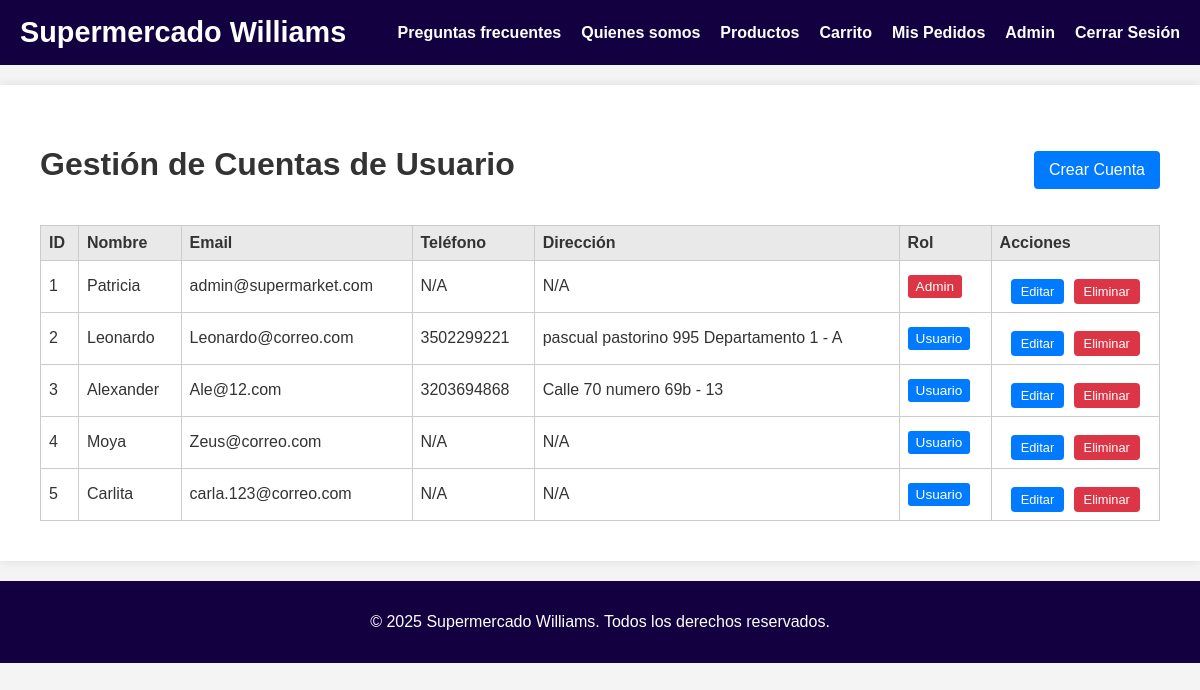
Before: /admin/users (signed in) with the older database file.
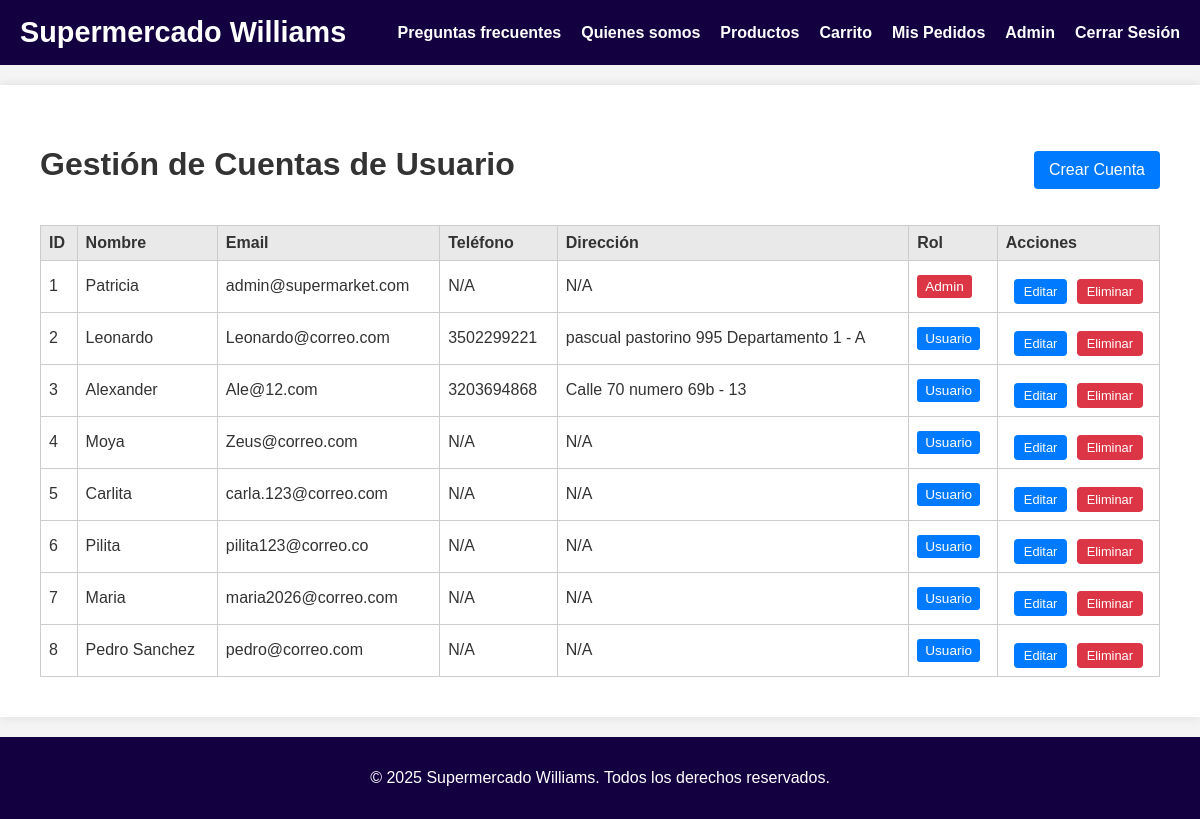
After: the same page with the newer database file.
### models.py (models this page shows, shortened)
class User(db.Model):
    id = db.Column(db.Integer, primary_key=True)
    username = db.Column(db.String(64), unique=True, nullable=False)
    email = db.Column(db.String(120), unique=True, nullable=False)
    password_hash = db.Column(db.String(128))
    phone = db.Column(db.String(20), nullable=True)
    address = db.Column(db.String(256), nullable=True)
    is_admin = db.Column(db.Boolean, default=False)
    @property
    def is_authenticated(self):
        return True

### routes.py (the view)
@app.route('/admin/users')
@login_required
def manage_users():
    if not current_user.is_admin:
        flash('Acceso denegado. Debes ser administrador.', 'danger')
        return redirect(url_for('index'))
    users = User.query.all()
    return render_template('admin/manage_user.html', title='Gestión de Usuarios', users=users)

### routes.py (called while the page is built)
@login_manager.user_loader
def load_user(user_id):
    return User.query.get(int(user_id))

### templates/admin/manage_user.html (shortened to what this page needs)
{% extends "base.html" %}
{% block content %}
<div style="max-width: 1200px; margin: 0 auto; padding: 20px;">
    <div style="display: flex; justify-content: space-between; align-items: center; margin-bottom: 20px;">
        <h1>Gestión de Cuentas de Usuario</h1>
        <a href="{{ url_for('create_user') }}" class="button primary">
             Crear Cuenta
        </a>
    </div>
    {% if users %}
        <table class="admin-table">
            <thead>
                <tr>
                    <th>ID</th>
                    <th>Nombre</th>
                    <th>Email</th>
                    <th>Teléfono</th>
                    <th>Dirección</th>
                    <th>Rol</th>
                    <th>Acciones</th>
                </tr>
            </thead>
            <tbody>
                {% for user in users %}
                    <tr>
                        <td>{{ user.id }}</td>
                        <td>{{ user.username }}</td>
                        <td>{{ user.email }}</td>
                        <td>{{ user.phone if user.phone else 'N/A' }}</td>
                        <td>{{ user.address if user.address else 'N/A' }}</td>
                        <td>
                            {% if user.is_admin %}
                                <span style="background-color: #dc3545; color: white; padding: 4px 8px; border-radius: 3px; font-size: 0.85rem;">Admin</span>
                            {% else %}
                                <span style="background-color: #007bff; color: white; padding: 4px 8px; border-radius: 3px; font-size: 0.85rem;">Usuario</span>
                            {% endif %}
                        </td>
                        <td style="text-align: center;">
                            <a href="{{ url_for('edit_user', user_id=user.id) }}" class="button small" style="margin-right: 5px;">
                                Editar
                            </a>
                            <button type="button" class="button small danger" onclick="if(confirm('¿Estás seguro de que deseas eliminar esta cuenta?')) { document.getElementById('deleteForm{{ user.id }}').submit(); }">
                                Eliminar
                            </button>
                        </td>
                    </tr>
                {% endfor %}
            </tbody>
        </table>
    {% else %}
        <div class="alert alert-info">
            <h4>Sin registros</h4>
            <p>No hay cuentas de usuario registradas aún.</p>
            <p>Haz clic en el botón <strong>"Crear Cuenta"</strong> para registrar la primera cuenta.</p>
        </div>
    {% endif %}
</div>
{% endblock %}

### templates/base.html (shortened to what this page needs)
<!DOCTYPE html>
<html lang="en">
<head>
    <link rel="stylesheet" href="{{ url_for('static', filename='css/style.css') }}">
</head>
<body>
    <header>
        <nav>
            <a href="{{ url_for('index') }}" class="logo"> Supermercado Williams </a>
            <ul>
                <li><a href="{{ url_for('q_and_a') }}">Preguntas frecuentes</a></li>
                <li><a href="{{ url_for('about_us') }}">Quienes somos</a></li>
                <li><a href="{{ url_for('products') }}">Productos</a></li>
                {% if current_user.is_authenticated %}
                    <li><a href="{{ url_for('cart') }}">Carrito</a></li>
                    <li><a href="{{ url_for('orders') }}">Mis Pedidos</a></li>
                    {% if current_user.is_admin %}
                        <li><a href="{{ url_for('admin_dashboard') }}">Admin</a></li>
                    {% endif %}
                    <li><a href="{{ url_for('logout') }}">Cerrar Sesión</a></li>
                {% else %}
                    <li><a href="{{ url_for('login') }}">Iniciar Sesión</a></li>
                    <li><a href="{{ url_for('register') }}">Registrarse</a></li>
                {% endif %}
            </ul>
        </nav>
    </header>
    <main>
        {% block content %}{% endblock %}
    </main>
    <footer>
        <p>&copy; 2025 Supermercado Williams. Todos los derechos reservados.</p>
    </footer>
</body>
</html>

### static/css/style.css (style rules this page uses)
body { font-family: Arial, sans-serif; margin: 0; padding: 0; background-color: #f4f4f4; color: #333333; }
header { background-color: #130041; color: white; padding: 1rem 0; text-align: center; }
nav { display: flex; justify-content: space-between; align-items: center; max-width: 1200px; margin: 0 auto; padding: 0 20px; }
nav .logo { color: white; text-decoration: none; font-size: 1.8rem; font-weight: bold; }
nav ul { list-style: none; margin: 0; padding: 0; display: flex; }
nav ul li { margin-left: 20px; }
nav ul li a { color: white; text-decoration: none; font-weight: bold; }
main { max-width: 1200px; margin: 20px auto; padding: 20px; background-color: white; box-shadow: 0 0 10px rgba(0, 0, 0, 0.1); }
footer { text-align: center; padding: 1rem 0; background-color: #130041; color: white; position: relative; bottom: 0; width: 100%; }
form input[type="submit"], .button { background-color: #007bff; color: white; padding: 10px 15px; border: none; border-radius: 4px; cursor: pointer; text-decoration: none; display: inline-block; margin-top: 10px; }
.button.primary { background-color: #007bff; }
.button.danger { background-color: #dc3545; }
.button.small { padding: 5px 10px; font-size: 0.8rem; }
.admin-table { width: 100%; border-collapse: collapse; margin-top: 15px; }
.admin-table th, .admin-table td { border: 1px solid #ccc; padding: 8px; text-align: left; }
.admin-table th { background-color: #e9e9e9; }

Changed rows visible on the page:
added User: id "6", username "Pilita", email "pilita123@correo.co", phone "N/A", address "N/A", is_admin "Usuario"
added User: id "7", username "Maria", email "maria2026@correo.com", phone "N/A", address "N/A", is_admin "Usuario"
added User: id "8", username "Pedro Sanchez", email "pedro@correo.com", phone "N/A", address "N/A", is_admin "Usuario"
